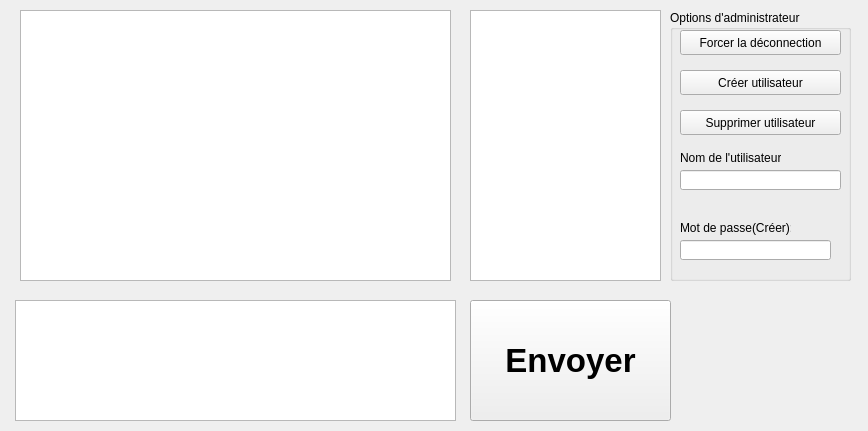
<?xml version="1.0" encoding="UTF-8"?>
<ui version="4.0">
 <class>MainWindow</class>
 <widget class="QMainWindow" name="MainWindow">
  <property name="geometry">
   <rect>
    <x>0</x>
    <y>0</y>
    <width>868</width>
    <height>431</height>
   </rect>
  </property>
  <property name="windowTitle">
   <string>MainWindow</string>
  </property>
  <widget class="QWidget" name="centralWidget">
   <widget class="QPushButton" name="btnEnvoyer">
    <property name="geometry">
     <rect>
      <x>470</x>
      <y>300</y>
      <width>201</width>
      <height>121</height>
     </rect>
    </property>
    <property name="font">
     <font>
      <pointsize>25</pointsize>
      <weight>75</weight>
      <bold>true</bold>
     </font>
    </property>
    <property name="text">
     <string>Envoyer</string>
    </property>
   </widget>
   <widget class="QTextEdit" name="txtEnvoyer">
    <property name="geometry">
     <rect>
      <x>15</x>
      <y>300</y>
      <width>441</width>
      <height>121</height>
     </rect>
    </property>
   </widget>
   <widget class="QGroupBox" name="gbOptionsAdmin">
    <property name="geometry">
     <rect>
      <x>670</x>
      <y>10</y>
      <width>181</width>
      <height>271</height>
     </rect>
    </property>
    <property name="title">
     <string>Options d'administrateur</string>
    </property>
    <widget class="QPushButton" name="btnKick">
     <property name="geometry">
      <rect>
       <x>10</x>
       <y>20</y>
       <width>161</width>
       <height>25</height>
      </rect>
     </property>
     <property name="text">
      <string>Forcer la déconnection</string>
     </property>
    </widget>
    <widget class="QPushButton" name="btnCreer">
     <property name="geometry">
      <rect>
       <x>10</x>
       <y>60</y>
       <width>161</width>
       <height>25</height>
      </rect>
     </property>
     <property name="text">
      <string>Créer utilisateur</string>
     </property>
    </widget>
    <widget class="QPushButton" name="btnSupprimer">
     <property name="geometry">
      <rect>
       <x>10</x>
       <y>100</y>
       <width>161</width>
       <height>25</height>
      </rect>
     </property>
     <property name="text">
      <string>Supprimer utilisateur</string>
     </property>
    </widget>
    <widget class="QLineEdit" name="txtUser">
     <property name="geometry">
      <rect>
       <x>10</x>
       <y>160</y>
       <width>161</width>
       <height>20</height>
      </rect>
     </property>
    </widget>
    <widget class="QLabel" name="lblUser">
     <property name="geometry">
      <rect>
       <x>10</x>
       <y>140</y>
       <width>101</width>
       <height>16</height>
      </rect>
     </property>
     <property name="text">
      <string>Nom de l'utilisateur:</string>
     </property>
    </widget>
    <widget class="QLineEdit" name="txtUserMDP">
     <property name="geometry">
      <rect>
       <x>10</x>
       <y>230</y>
       <width>151</width>
       <height>20</height>
      </rect>
     </property>
    </widget>
    <widget class="QLabel" name="lblUserMDP">
     <property name="geometry">
      <rect>
       <x>10</x>
       <y>210</y>
       <width>111</width>
       <height>16</height>
      </rect>
     </property>
     <property name="text">
      <string>Mot de passe(Créer):</string>
     </property>
    </widget>
   </widget>
   <widget class="QListWidget" name="listMessages">
    <property name="geometry">
     <rect>
      <x>20</x>
      <y>10</y>
      <width>431</width>
      <height>271</height>
     </rect>
    </property>
   </widget>
   <widget class="QListWidget" name="listUtilisateurs">
    <property name="geometry">
     <rect>
      <x>470</x>
      <y>10</y>
      <width>191</width>
      <height>271</height>
     </rect>
    </property>
   </widget>
  </widget>
 </widget>
 <layoutdefault spacing="6" margin="11"/>
 <resources/>
 <connections/>
</ui>
